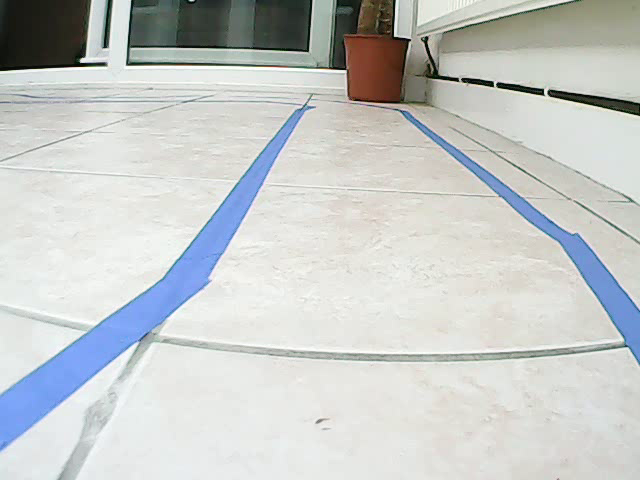
#> input picture frame 456 of car/data/videos/study_test_video2.avi, 640 x 480 px
$ python colour_picker.py
#> lines starting #> are read from the running program, lines starting #| are printed output that depends on the picture; after the words box and inside, x2 and y2 are one past the last pixel; in counts of white or black regions, pixels touching at a corner belong together
# import libs
import cv2
import numpy as np

# get images from camera and initialize frame counter for looping video
#cap = cv2.VideoCapture("car/data/videos/study_test_video.avi") # load local video
cap = cv2.VideoCapture("car/data/videos/study_test_video2.avi")
#frameCounter = 0

# callback for trackbar
def empty(a):
    pass

# create trackbar to set HSV values for image colour extraction
# each trackbar requires a callback method to call once it's value is set/changes
cv2.namedWindow("HSV")
cv2.resizeWindow("HSV", 640, 240)
cv2.createTrackbar("HUE Min", "HSV", 0, 179, empty) # hue values range between 0 and 180
#> slider 'HUE Min' is set to 35
cv2.createTrackbar("HUE Max", "HSV", 179, 179, empty)
cv2.createTrackbar("SAT Min", "HSV", 0, 255, empty) # saturation and value are uint8 hence range between 0 and 255
#> slider 'SAT Min' is set to 51
cv2.createTrackbar("SAT Max", "HSV", 255, 255, empty)
cv2.createTrackbar("VAL Min", "HSV", 0, 255, empty)
#> slider 'VAL Min' is set to 51
cv2.createTrackbar("VAL Max", "HSV", 255, 255, empty)

# continuously capture images until user terminates session
while True:
    # [7 lines of commented-out code are left out]
    ret, img = cap.read()
#> img is the input picture: shape (480, 640, 3); mean B, G, R 200.7, 201.9, 198.5
    if ret == True:
        imgHsv = cv2.cvtColor(img, cv2.COLOR_BGR2HSV)
#> imgHsv: shape (480, 640, 3); mean H, S, V 48.8, 21.9, 207.7

        # get user selections for HSV values
        h_min = cv2.getTrackbarPos("HUE Min", "HSV")
        h_max = cv2.getTrackbarPos("HUE Max", "HSV")
        s_min = cv2.getTrackbarPos("SAT Min", "HSV")
        s_max = cv2.getTrackbarPos("SAT Max", "HSV")
        v_min = cv2.getTrackbarPos("VAL Min", "HSV")
        v_max = cv2.getTrackbarPos("VAL Max", "HSV")

        # output HSV min/max values for calibration
        print("HSV Min/Max Values:", h_min, h_max, s_min, s_max, v_min, v_max)

        # extract lanes based on their colour using user defined HSV values
        # define lower and upper HSV ranges to extract from image
        # create a mask to extract colour range of interest (e.g. blue lanes)
        # apply mask to raw image to produce extracted lanes/colour range
        lower = np.array([h_min, s_min, v_min])
        upper = np.array([h_max, s_max, v_max])
        mask = cv2.inRange(imgHsv, lower, upper)
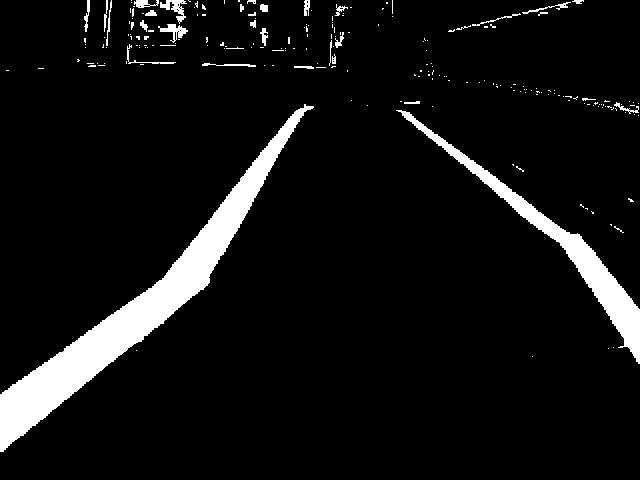
#> mask: shape (480, 640); 7.3% white; 215 white regions (183 under 20 px), largest, box (x1, y1, x2, y2) and area: (0, 104, 314, 452) 14278, (396, 110, 640, 364) 5459, (160, 0, 187, 24) 250
        result = cv2.bitwise_and(img, img, mask=mask)
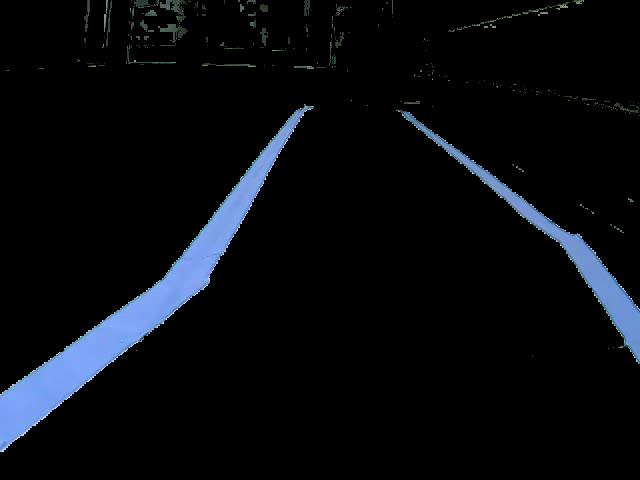
#> result: shape (480, 640, 3); mean B, G, R 14.9, 10.8, 8.2

        # convert mask to RGB for realistic portrayal
        # stack all 3 images in one horizontal display
        mask = cv2.cvtColor(mask, cv2.COLOR_GRAY2BGR)
        hStack = np.hstack([img, mask, result])
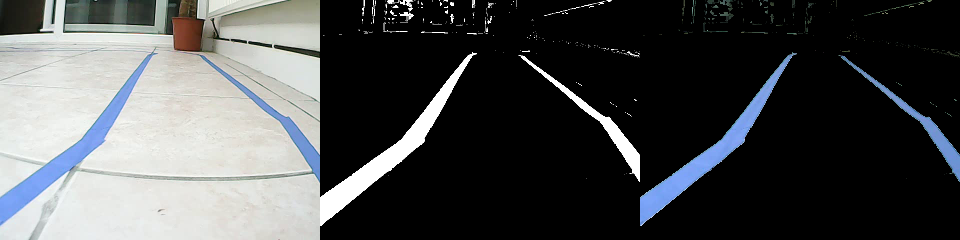
#> hStack: shape (480, 1920, 3) (shown at 1/2 size); mean B, G, R 78.1, 77.1, 75.1
        cv2.imshow('Horizontal Stacking', hStack)

        # show images separately
        # cv2.imshow('Raw Image', img)
        # cv2.imshow('HSV Image', imgHsv)
        # cv2.imshow('Mask', mask)
        # cv2.imshow('Result', result)

        # get fps of video
        # calculate delay required to play video in realtime
        # delay = 1 / fps (e.g. delay = 1 / 20 fps = 0.05s = 50ms)
        # http://www.learningaboutelectronics.com/Articles/How-to-find-the-frames-per-second-of-a-video-Python-OpenCV.php
        fps = int(cap.get(cv2.CAP_PROP_FPS))
        delay = int(1/fps*1000) # waitkey is in ms, hence *1000 here
        cv2.waitKey(delay)

        # break when user terminates
        if cv2.waitKey(1) & 0xFF == ord('q'):
#> (key q is pressed here)
            break

    # handle camera read errors
    else:
        print("Resetting video to start.")
        cap.set(cv2.CAP_PROP_POS_FRAMES, 0)

# close session neatly
cap.release()
cv2.destroyAllWindows
